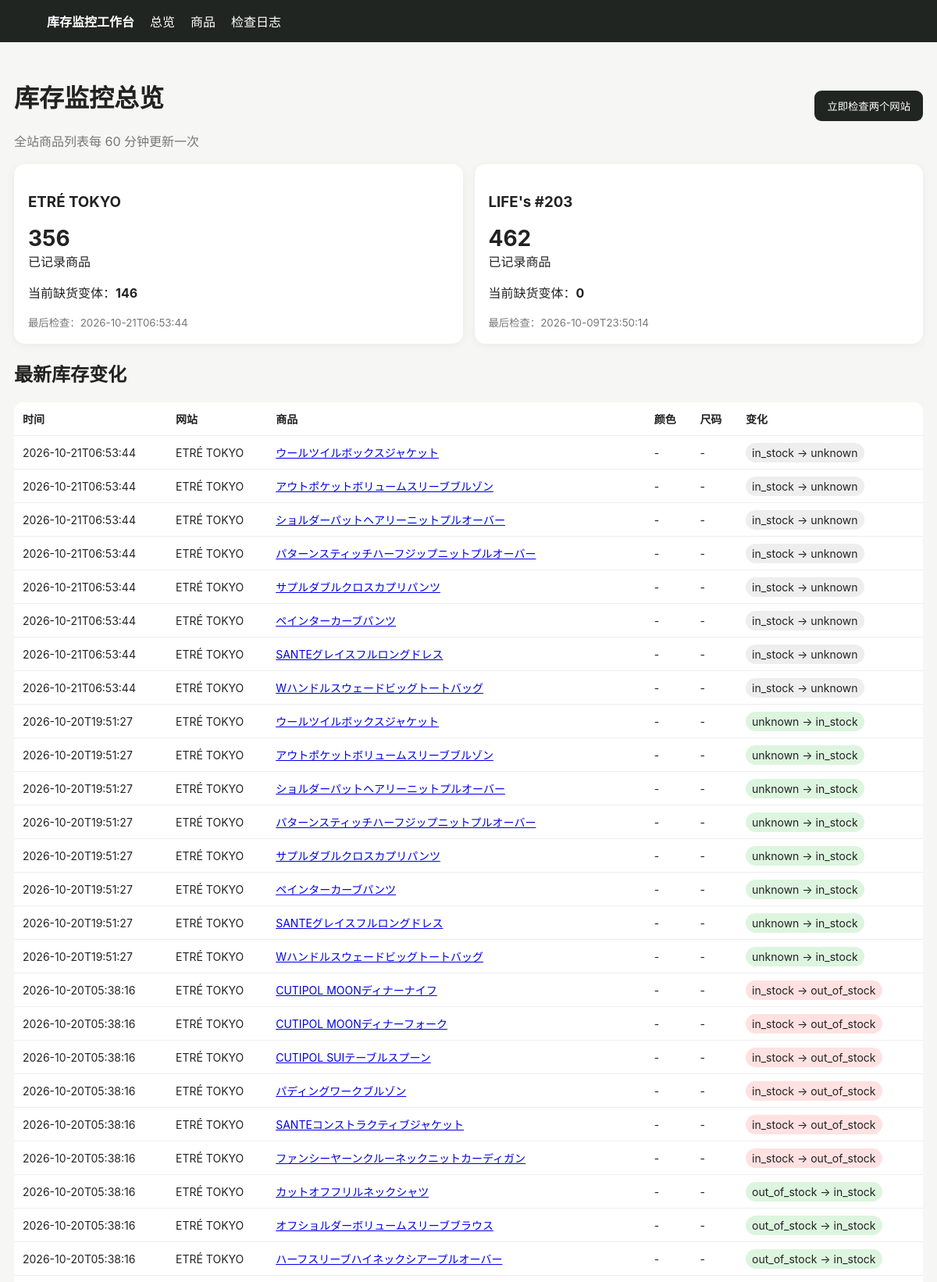
The page / (upper part) on the database its author committed.
### tables this page shows
CREATE TABLE products (
 id INTEGER PRIMARY KEY AUTOINCREMENT,
 site TEXT NOT NULL,
 url TEXT NOT NULL UNIQUE,
 name TEXT NOT NULL,
 price TEXT,
 image_url TEXT,
 first_seen TEXT NOT NULL,
 last_seen TEXT NOT NULL
);

### app/main.py (the view)
@app.get("/")
def dashboard(request: Request):
    with conn() as c:
        sites = c.execute("""
        SELECT p.site, COUNT(DISTINCT p.id) products,
        SUM(CASE WHEN v.status='out_of_stock' THEN 1 ELSE 0 END) out_count,
        MAX(v.last_checked) last_checked
        FROM products p LEFT JOIN variants v ON v.product_id=p.id
        GROUP BY p.site ORDER BY p.site
        """).fetchall()
        changes = c.execute("""
        SELECT ch.*,p.site,p.name,p.url,p.image_url
        FROM changes ch JOIN products p ON p.id=ch.product_id
        ORDER BY ch.detected_at DESC LIMIT 100
        """).fetchall()
        runs = c.execute("SELECT * FROM runs ORDER BY id DESC LIMIT 20").fetchall()
    return templates.TemplateResponse("dashboard.html", {"request":request,"sites":sites,"changes":changes,"runs":runs})

### app/templates/dashboard.html (shortened to what this page needs)
{% extends "base.html" %}{% block content %}
<div class="top"><div><h1>库存监控总览</h1><div class="muted">全站商品列表每 60 分钟更新一次</div></div>
<form method="post" action="/run"><button>立即检查两个网站</button></form></div>
<div class="grid">{% for s in sites %}<div class="card"><h3>{{s.site}}</h3><div class="big">{{s.products or 0}}</div><div>已记录商品</div><p>当前缺货变体：<b>{{s.out_count or 0}}</b></p><small class="muted">最后检查：{{s.last_checked or "尚未检查"}}</small></div>{% endfor %}</div>
<h2>最新库存变化</h2><table><tr><th>时间</th><th>网站</th><th>商品</th><th>颜色</th><th>尺码</th><th>变化</th></tr>
{% for x in changes %}<tr><td>{{x.detected_at}}</td><td>{{x.site}}</td><td><a href="/product/{{x.product_id}}">{{x.name}}</a></td><td>{{x.color or "-"}}</td><td>{{x.size or "-"}}</td><td><span class="badge {{x.new_status}}">{{x.old_status}} → {{x.new_status}}</span></td></tr>{% else %}<tr><td colspan="6">第一次扫描后这里会显示变化。首次建立库存快照不会产生变化提醒。</td></tr>{% endfor %}</table>
{% endblock %}

### app/templates/base.html (style rules this page uses)
body { font-family:-apple-system,BlinkMacSystemFont,"Segoe UI",sans-serif;background:#f6f6f4;color:#222;margin:0 }
.grid { display:grid;grid-template-columns:repeat(auto-fit,minmax(240px,1fr));gap:15px }
.card { background:#fff;border-radius:14px;padding:18px;box-shadow:0 2px 12px #0000000d }
.big { font-size:28px;font-weight:700 }
button { background:#202522;color:#fff;border:0;border-radius:9px;padding:10px 16px;cursor:pointer }
table { width:100%;border-collapse:collapse;background:#fff;border-radius:12px;overflow:hidden }
th,td { padding:11px;border-bottom:1px solid #eee;text-align:left;font-size:14px }
.badge { padding:4px 8px;border-radius:999px;background:#eee }
.out_of_stock { background:#ffe1e1 }
.in_stock { background:#ddf5df }
.unknown { background:#eee }
.muted { color:#777 }
.top { display:flex;justify-content:space-between;align-items:center;margin-bottom:18px }

### rows shown on the page
products: detected_at "2026-10-21T06:53:44", site "ETRÉ TOKYO", name "ウールツイルボックスジャケット", color "-", size "-", old_status "in_stock", new_status "unknown", detected_at "2026-10-20T19:51:27", old_status "unknown", new_status "in_stock"
products: detected_at "2026-10-21T06:53:44", site "ETRÉ TOKYO", name "アウトポケットボリュームスリーブブルゾン", color "-", size "-", old_status "in_stock", new_status "unknown", detected_at "2026-10-20T19:51:27", old_status "unknown", new_status "in_stock"
products: detected_at "2026-10-21T06:53:44", site "ETRÉ TOKYO", name "ショルダーパットヘアリーニットプルオーバー", color "-", size "-", old_status "in_stock", new_status "unknown", detected_at "2026-10-20T19:51:27", old_status "unknown", new_status "in_stock"
products: detected_at "2026-10-21T06:53:44", site "ETRÉ TOKYO", name "パターンスティッチハーフジップニットプルオーバー", color "-", size "-", old_status "in_stock", new_status "unknown", detected_at "2026-10-20T19:51:27", old_status "unknown", new_status "in_stock"
products: detected_at "2026-10-21T06:53:44", site "ETRÉ TOKYO", name "サプルダブルクロスカプリパンツ", color "-", size "-", old_status "in_stock", new_status "unknown", detected_at "2026-10-20T19:51:27", old_status "unknown", new_status "in_stock"
products: detected_at "2026-10-21T06:53:44", site "ETRÉ TOKYO", name "ペインターカーブパンツ", color "-", size "-", old_status "in_stock", new_status "unknown", detected_at "2026-10-20T19:51:27", old_status "unknown", new_status "in_stock"
products: detected_at "2026-10-21T06:53:44", site "ETRÉ TOKYO", name "SANTEグレイスフルロングドレス", color "-", size "-", old_status "in_stock", new_status "unknown", detected_at "2026-10-20T19:51:27", old_status "unknown", new_status "in_stock"
products: detected_at "2026-10-21T06:53:44", site "ETRÉ TOKYO", name "Wハンドルスウェードビッグトートバッグ", color "-", size "-", old_status "in_stock", new_status "unknown", detected_at "2026-10-20T19:51:27", old_status "unknown", new_status "in_stock"
products: detected_at "2026-10-20T05:38:16", site "ETRÉ TOKYO", name "CUTIPOL MOONディナーナイフ", color "-", size "-", old_status "in_stock", new_status "out_of_stock"
products: detected_at "2026-10-20T05:38:16", site "ETRÉ TOKYO", name "CUTIPOL MOONディナーフォーク", color "-", size "-", old_status "in_stock", new_status "out_of_stock"
products: detected_at "2026-10-20T05:38:16", site "ETRÉ TOKYO", name "CUTIPOL SUIテーブルスプーン", color "-", size "-", old_status "in_stock", new_status "out_of_stock"
products: detected_at "2026-10-20T05:38:16", site "ETRÉ TOKYO", name "パディングワークブルゾン", color "-", size "-", old_status "in_stock", new_status "out_of_stock"
products: detected_at "2026-10-20T05:38:16", site "ETRÉ TOKYO", name "SANTEコンストラクティブジャケット", color "-", size "-", old_status "in_stock", new_status "out_of_stock"
products: detected_at "2026-10-20T05:38:16", site "ETRÉ TOKYO", name "ファンシーヤーンクルーネックニットカーディガン", color "-", size "-", old_status "in_stock", new_status "out_of_stock"
products: detected_at "2026-10-20T05:38:16", site "ETRÉ TOKYO", name "カットオフフリルネックシャツ", color "-", size "-", old_status "out_of_stock", new_status "in_stock"
products: detected_at "2026-10-20T05:38:16", site "ETRÉ TOKYO", name "オフショルダーボリュームスリーブブラウス", color "-", size "-", old_status "out_of_stock", new_status "in_stock"
products: detected_at "2026-10-20T05:38:16", site "ETRÉ TOKYO", name "ハーフスリーブハイネックシアープルオーバー", color "-", size "-", old_status "out_of_stock", new_status "in_stock"

### other values the page prints
{{ s.site }} "ETRÉ TOKYO" "LIFE's #203"
{{ s.products or 0 }} "356" "462"
{{ s.out_count or 0 }} "146" "0"
{{ s.last_checked or "尚未检查" }} "2026-10-21T06:53:44" "2026-10-09T23:50:14"
